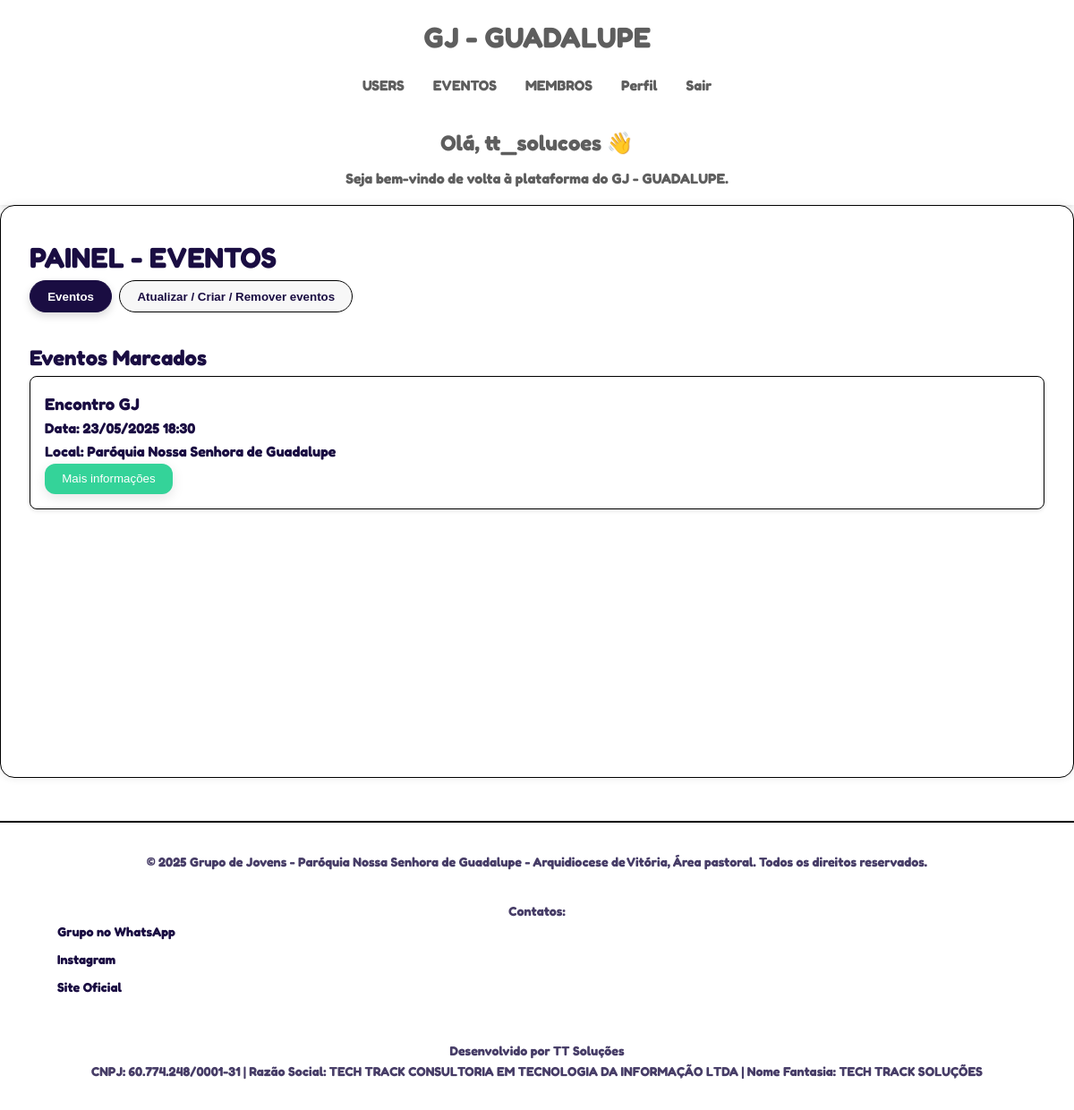
Screenshot of /eventos (signed in) with the database file from the repository.
### tables this page shows
CREATE TABLE eventos (
    id INTEGER PRIMARY KEY AUTOINCREMENT,  -- Para PostgreSQL use SERIAL, SQLite INTEGER PRIMARY KEY
    nome TEXT NOT NULL,
    data_evento DATETIME NOT NULL,     -- Armazena data e hora
    local_evento VARCHAR(100),
    recorrencia TEXT NOT NULL DEFAULT 'unica',
    criado_em TIMESTAMP DEFAULT CURRENT_TIMESTAMP,
    atualizado_em TIMESTAMP DEFAULT CURRENT_TIMESTAMP,
    criado_por VARCHAR(50)             -- Opcional: registrar quem criou
, descricao TEXT, publico_alvo TEXT, observacoes TEXT);

### app/routes/eventos.py (the view)
@app.route('/eventos')
@required_roles('admin', 'user')
def eventos():
    eventos = ver_eventos_com_presencas()
    return render_template('pages/private/eventos.html', eventos=eventos)

### app/routes/geral.py (called while the page is built)
@app.context_processor
def inject_now():
    if 'user' not in session:
        user = { 'is_authenticated': False }
    else:
        user = { 'is_authenticated': True }
    return {'now': datetime.now(), 'current_user': user}

### config/auth/auth.py (called while the page is built)
def get_authenticated_user_roles():
    if 'user' not in session:
        return None
    if time.time() - session.get('last_activity', 0) > SESSION_TIMEOUT:
        session.clear()
        return None
    session['last_activity'] = time.time()  # Atualiza a última atividade
    roles = session['user'].get('roles', [])
    return roles

def required_roles(*required_roles):
    def decorator(f):
        @wraps(f)
        def decorated_function(*args, **kwargs):
            user_roles = get_authenticated_user_roles()
            if user_roles is None:
                return jsonify({"error": "Não autenticado ou sessão expirada"}), 401
            if not any(role in user_roles for role in required_roles):
                return jsonify({"error": "Permissão insuficiente"}), 403
            return f(*args, **kwargs)
        return decorated_function
    return decorator

### config/database/config/functions_db.py (called while the page is built)
def conectar_banco() -> sqlite3.Connection:
    from config.models.paths import path_data_base
    import os
    path_db = os.path.join(path_data_base, 'site_gj.db')
    try:
        conn = sqlite3.connect(path_db)
        return conn
    except sqlite3.Error as e:
        raise Exception(f"Erro ao conectar ao banco: {e}")

def executar_sql(sql: str) -> Union[str, list]:
    conn = conectar_banco()
    cursor = conn.cursor()
    try:
        cursor.execute(sql)
        if cursor.description:
            resultado = cursor.fetchall()
        else:
            conn.commit()
            resultado = "Sucesso ao executar"
        return resultado
    except sqlite3.Error as e:
        conn.rollback()
        raise Exception(f"Erro ao executar SQL: {e}")
    finally:
        cursor.close()
        conn.close()

### app/templates/pages/private/eventos.html (shortened to what this page needs)
{% extends "base.html" %}
{% block css %}
<link rel="stylesheet" href="{{ url_for('static', filename='css/pages/eventos.css') }}">
{% endblock %}
{% block content %}
<div class="admin-container">
    <h1>PAINEL - EVENTOS</h1>
    <div class="tabs">
        <button class="tab-btn active" data-tab="info">Eventos</button>
        <button class="tab-btn" data-tab="criar_atualizar_remover">Atualizar / Criar / Remover eventos</button>
    </div>
    <div class="tab-content">
        <div class="tab-pane active" id="info">
            <h2>Eventos Marcados</h2>
            <div id="lista-eventos">
                {% for evento in eventos %}
                <div class="evento-card" style="border: 1px solid var(--border-color); padding: var(--spacing-unit); margin-bottom: 1rem;">
                    <h3>{{ evento.nome }}</h3>
                    <p><strong>Data:</strong> {{ evento.data_evento.strftime('%d/%m/%Y %H:%M') }}</p>
                    <p><strong>Local:</strong> {{ evento.local_evento }}</p>
                    <button class="btn-secundario" data-evento_id="{{ evento.id }}" data-nome="{{ evento.nome }}" data-data_evento="{{ evento.data_evento }}" data-local_evento="{{ evento.local_evento }}" data-descricao="{{ evento.descricao }}" data-publico_alvo="{{ evento.publico_alvo }}" data-observacoes="{{ evento.observacoes }}" data-presencas='{{ evento.presencas | tojson | safe }}' onclick="abrirModal(this)">Mais informações</button>
                </div>
                {% else %}
                <p>Nenhum evento cadastrado.</p>
                {% endfor %}
            </div>
        </div>
    </div>
</div>
{% endblock %}

### app/templates/components/header.html
<header class="main-header">
    <div class="header-container">
        <div class="brand">
            <a href="/index">GJ - GUADALUPE</a>
        </div>
        <nav class="main-nav">
            <ul>
                {% if current_user.is_authenticated %}
                    {% if session.user.cargo == 'admin' %}
                        <li><a href="/usuarios" title="Ir para painel de usuarios">USERS</a></li>
                    {% endif %}
                    <li><a href="/eventos" title="Ir para eventos">EVENTOS</a></li>
                    <li><a href="/membros" title="Ir para membros">MEMBROS</a></li>
                    <li><a href="/perfil" title="Ir para perfil do sistema">Perfil</a></li>
                    <li><a href="/logout" title="Deslogar do sistema">Sair</a></li>
                {% else %}
                    <li><a href="/login" title="Realizar Login">Login</a></li>
                {% endif %}
            </ul>
        </nav>
        <div class="header-intro">
            {% if current_user.is_authenticated %}
                <h2 class="dashboard-title">Olá, {{ session.user.username }} 👋</h2>
                <p class="dashboard-subtext">Seja bem-vindo de volta à plataforma do GJ - GUADALUPE.</p>
            {% else %}
                <h2 class="public-title">Entre para mais recursos</h2>
                <p class="public-subtext">Crie uma conta ou faça login para ter acesso completo ao sistema.</p>
            {% endif %}
        </div>
    </div>
</header>

### app/static/css/main.css (style rules this page uses)
:root { --text-color: #1A0D42; --background-color: #FFFFFF; --border-color: #000000; --primary-color: #1A0D42; --secondary-color: #34D399; --accent-color: #F59E0B; --danger-color: #EF4444; --success-color: #10B981; --info-color: #60A5FA; --warning-color: #FBBF24; --text-dark: #000000; --text-light: #5E5E5E; --background-soft: #F7F7F7; --background-card: #FFFFFF; --btn-primary-bg: var(--primary-color); --btn-primary-text: #ffffff; --btn-secondary-bg: var(--secondary-color); --btn-secondary-text: #ffffff; --modal-bg: rgba(0, 0, 0, 0.6); --modal-content-bg: #fff; --shadow: 0 4px 14px rgba(0, 0, 0, 0.1); --radius: 12px; --transition-fast: 0.2s ease; --spacing-unit: 1rem; }
* { margin: 0; padding: 0; box-sizing: border-box; }
a { color: var(--primary-color); text-decoration: none; transition: color 0.3s ease; }
body { font-family: 'Fredoka', sans-serif; font-weight: bold; line-height: 1.6; color: var(--text-color); background-color: var(--background-color); }

### app/static/css/components/header.css (style rules this page uses)
.main-header { background-color: var(--dark-color); color: var(--text-light); padding: 1rem 0; box-shadow: 0 2px 5px rgba(0,0,0,0.1); }
.header-container { max-width: 1200px; margin: 0 auto; padding: 0 2rem; display: flex; flex-direction: column; align-items: center; text-align: center; }
.brand a { color: var(--text-light); text-decoration: none; font-size: 2rem; font-weight: bold; }
.main-nav ul { display: flex; flex-wrap: wrap; list-style: none; justify-content: center; padding: 0; margin: 1rem 0; }
.main-nav li { margin: 0 1rem; }
.main-nav a { color: var(--text-light); text-decoration: none; font-size: 1rem; transition: color 0.3s; }
.header-intro { margin-top: 0.5rem; }
.dashboard-title, .public-title { font-size: 1.5rem; margin: 0.5rem 0; }
.dashboard-subtext, .public-subtext { font-size: 1rem; margin: 0; }

### app/static/css/pages/eventos.css (style rules this page uses)
.tabs { display: flex; gap: 0.5rem; margin-bottom: var(--spacing-unit); flex-wrap: wrap; }
.tab-btn { padding: 0.6rem 1.2rem; background-color: var(--background-soft); color: var(--text-color); border: 1px solid var(--border-color); border-radius: 999px; font-weight: bold; cursor: pointer; transition: background-color 0.3s ease, color 0.3s ease, transform 0.2s ease; }
.tab-btn.active { background-color: var(--primary-color); color: var(--btn-primary-text); border-color: var(--primary-color); box-shadow: 0 4px 10px rgba(0,0,0,0.15); }
.tab-pane { display: none; padding-top: 1rem; }
.tab-pane.active { display: block; }
.evento-card { background-color: var(--background-card); border-radius: 8px; box-shadow: 0 2px 4px rgba(0,0,0,0.1); }
.btn-secundario { background-color: var(--btn-secondary-bg); color: var(--btn-secondary-text); border: none; padding: 0.6rem 1.2rem; border-radius: var(--radius); cursor: pointer; font-weight: 500; box-shadow: var(--shadow); transition: background-color var(--transition-fast), transform var(--transition-fast); }

### rows the page displays
eventos: user.username "tt_solucoes", nome "Encontro GJ", data_evento "23/05/2025 18:30", local_evento "Paróquia Nossa Senhora de Guadalupe"
